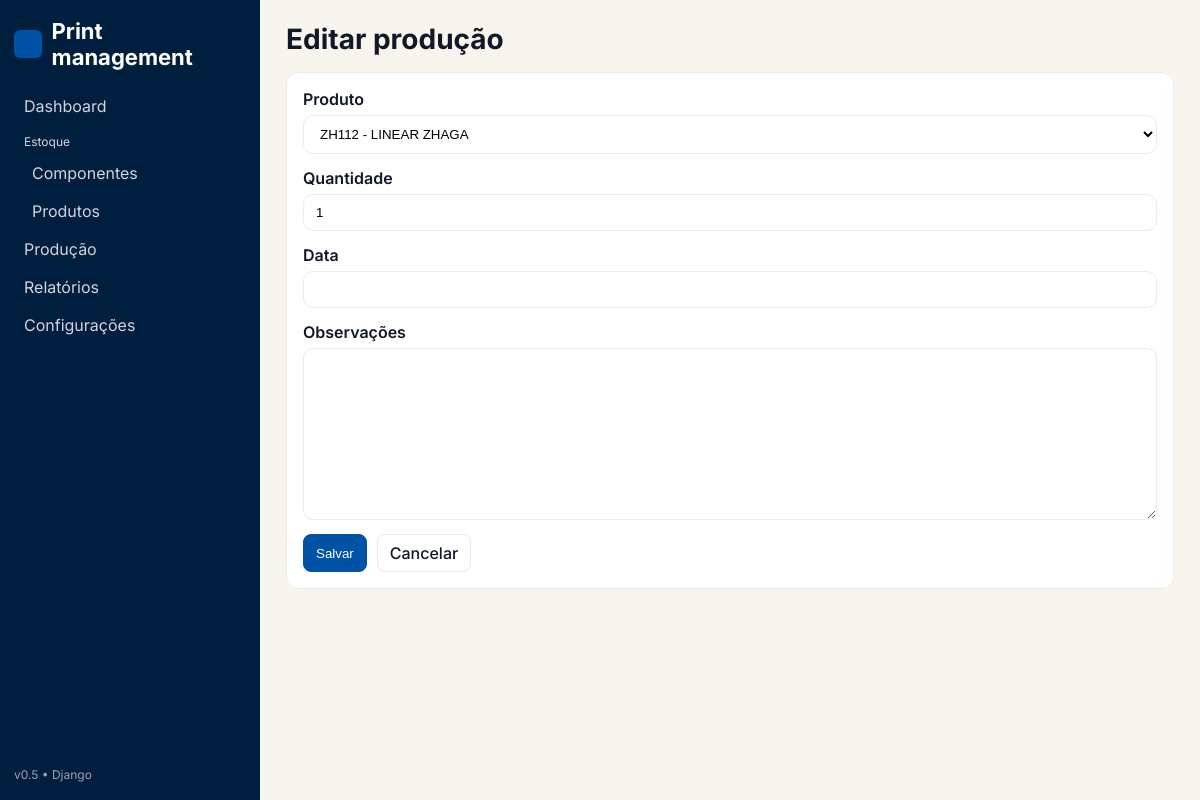
Page /producao/2/editar/ on the earlier database version.
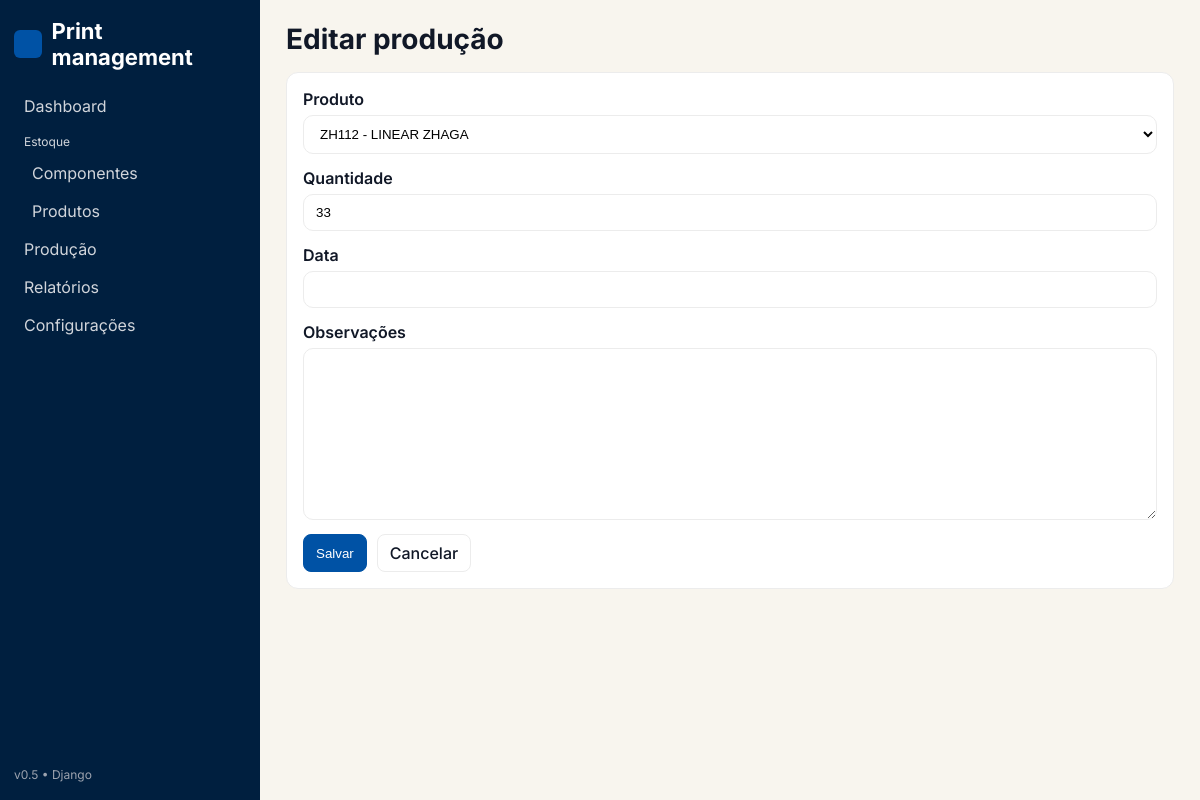
Same page on the later database version.
### core/models.py (models this page shows, shortened)
class ProductionOrder(models.Model):
    STATUS_CHOICES = [
        ("open", "Aberta"),
        ("done", "Finalizada"),
        ("cancelled", "Cancelada"),
    ]
    product = models.ForeignKey(Product, on_delete=models.PROTECT, related_name="orders")
    quantity = models.PositiveIntegerField(default=1, validators=[MinValueValidator(1)])
    status = models.CharField(max_length=12, choices=STATUS_CHOICES, default="open")
    created_at = models.DateTimeField(auto_now_add=True)
    due_date = models.DateField(null=True, blank=True)
    notes = models.TextField(blank=True)
    class Meta:
        ordering = ["-created_at"]

### core/views.py (the view)
# urls.py: path("producao/<int:pk>/editar/", v.producao_edit, name="producao-edit"),
def producao_edit(request, pk):
    obj = get_object_or_404(ProductionOrder, pk=pk)
    form = ProductionOrderForm(request.POST or None, instance=obj)
    if request.method == "POST" and form.is_valid():
        form.save()
        messages.success(request, "Ordem de produção atualizada.")
        return redirect("producao")
    return render(request, "producao_form.html", {"form": form, "obj": obj})

### core/forms.py
class ProductionOrderForm(forms.ModelForm):
    class Meta:
        model = ProductionOrder
        fields = ['product', 'quantity', 'due_date', 'notes']

### core/models.py (called while the page is built)
    def __str__(self):
        return f"{self.code} - {self.name}"

### templates/producao_form.html (shortened to what this page needs)
{% extends "base.html" %}
{% block content %}
<div class="page-header"><div class="page-title">{% if obj %}Editar{% else %}Nova{% endif %} produção</div></div>
<form method="post" class="block form">
  <div class="field"><label for="{{ form.product.id_for_label }}">Produto</label>{{ form.product }}</div>
  <div class="field"><label for="{{ form.quantity.id_for_label }}">Quantidade</label>{{ form.quantity }}</div>
  <div class="field"><label for="{{ form.due_date.id_for_label }}">Data</label>{{ form.due_date }}</div>
  <div class="field"><label for="{{ form.notes.id_for_label }}">Observações</label>{{ form.notes }}</div>
  <div class="form-actions">
    <button class="btn btn-primary" type="submit">Salvar</button>
    <a class="btn" href="{% url 'producao' %}">Cancelar</a>
  </div>
</form>
{% endblock %}

Differences in the rows shown:
changed ProductionOrder "ZH112 - LINEAR ZHAGA": quantity "1" → "33"
